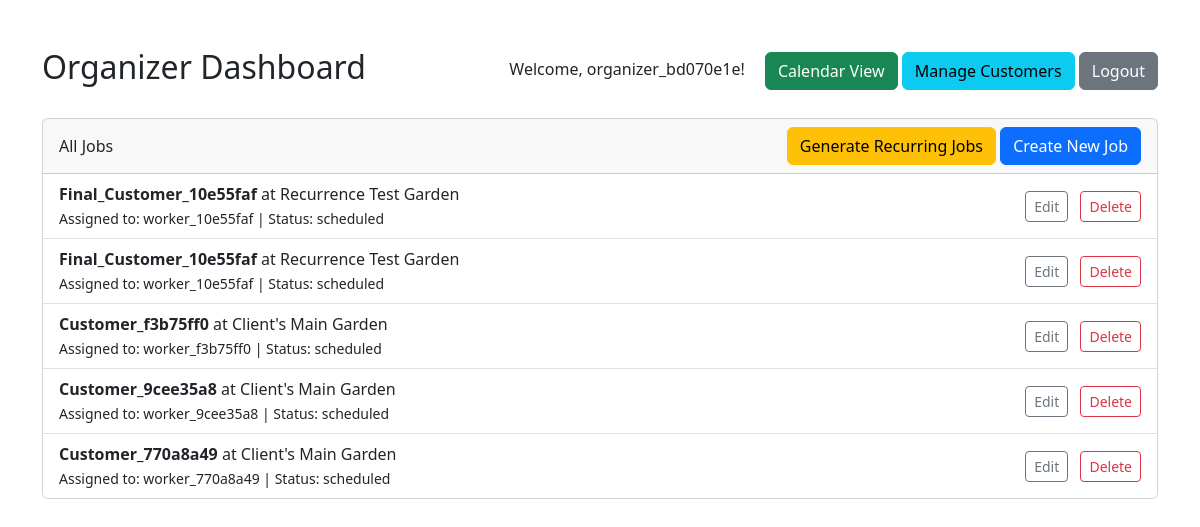
The page /dashboard (signed in) on the database its author committed.
### app/models.py (models this page shows, shortened)
class User(db.Model, UserMixin):
    id = db.Column(db.Integer, primary_key=True)
    username = db.Column(db.String(80), unique=True, nullable=False)
    password_hash = db.Column(db.String(128), nullable=False)
    role = db.Column(db.String(20), nullable=False) # 'organizer' or 'worker'
    jobs = db.relationship('Job', backref='worker', lazy=True)

class Job(db.Model):
    id = db.Column(db.Integer, primary_key=True)
    location = db.Column(db.String(200), nullable=False)
    duration = db.Column(db.Integer, nullable=False) # Estimated duration in minutes
    status = db.Column(db.String(20), nullable=False, default='scheduled') # scheduled, in_progress, completed
    start_time = db.Column(db.DateTime, nullable=True)
    end_time = db.Column(db.DateTime, nullable=True)
    worker_id = db.Column(db.Integer, db.ForeignKey('user.id'), nullable=False)
    customer_id = db.Column(db.Integer, db.ForeignKey('customer.id'), nullable=False)
    scheduled_date = db.Column(db.Date, nullable=True)
    scheduled_time = db.Column(db.Time, nullable=True)
    recurrence_rule = db.Column(db.String(50), nullable=True)

class Customer(db.Model):
    id = db.Column(db.Integer, primary_key=True)
    name = db.Column(db.String(100), nullable=False)
    address = db.Column(db.String(200))
    phone = db.Column(db.String(20))
    email = db.Column(db.String(100))
    jobs = db.relationship('Job', backref='customer', lazy=True)

### app/routes.py (the view)
@main.route('/dashboard')
@login_required
def dashboard():
    if current_user.role == 'organizer':
        jobs = Job.query.order_by(Job.id.desc()).all()
        return render_template('dashboard_organizer.html', jobs=jobs)
    else: # worker
        jobs = Job.query.filter_by(worker_id=current_user.id).order_by(Job.id.desc()).all()
        return render_template('dashboard_worker.html', jobs=jobs)

### app/__init__.py (called while the page is built)
def create_app():
    app = Flask(__name__, template_folder='../templates', static_folder='../static')
    app.config['SQLALCHEMY_DATABASE_URI'] = 'sqlite:///scheduler.db'
    app.config['SQLALCHEMY_TRACK_MODIFICATIONS'] = False
    app.config['SECRET_KEY'] = 'a-secret-key' # Needed for session management
    db.init_app(app)
    from .routes import main as main_blueprint
    app.register_blueprint(main_blueprint)
    from flask_login import LoginManager
    login_manager = LoginManager()
    login_manager.login_view = 'main.login'
    login_manager.init_app(app)
    from .models import User
    @login_manager.user_loader
    def load_user(user_id):
        return User.query.get(int(user_id))
    with app.app_context():
        db.create_all()
    return app

### templates/dashboard_organizer.html (shortened to what this page needs)
{% extends "base.html" %}
{% block content %}
<div class="d-flex justify-content-between align-items-center mt-5">
  <h2>Organizer Dashboard</h2>
  <div>
    <span class="me-3">Welcome, {{ current_user.username }}!</span>
    <a href="{{ url_for('main.calendar') }}" class="btn btn-success">Calendar View</a>
    <a href="{{ url_for('main.customers') }}" class="btn btn-info">Manage Customers</a>
    <a href="{{ url_for('main.logout') }}" class="btn btn-secondary">Logout</a>
  </div>
</div>
<div class="card mt-4">
  <div class="card-header d-flex justify-content-between align-items-center">
    All Jobs
    <div>
      <a href="{{ url_for('main.generate_recurring') }}" class="btn btn-warning">Generate Recurring Jobs</a>
      <a href="{{ url_for('main.create_job') }}" class="btn btn-primary">Create New Job</a>
    </div>
  </div>
  <ul class="list-group list-group-flush">
    {% for job in jobs %}
      <li class="list-group-item d-flex justify-content-between align-items-center">
        <div>
          <strong>{{ job.customer.name }}</strong> at {{ job.location }}<br>
          <small>Assigned to: {{ job.worker.username if job.worker else 'Unassigned' }} | Status: {{ job.status }}</small>
        </div>
        <div>
          <a href="{{ url_for('main.edit_job', job_id=job.id) }}" class="btn btn-sm btn-outline-secondary me-2">Edit</a>
          <form method="post" action="{{ url_for('main.delete_job', job_id=job.id) }}" style="display:inline;">
            <button type="submit" class="btn btn-sm btn-outline-danger">Delete</button>
          </form>
        </div>
      </li>
    {% else %}
      <li class="list-group-item">No jobs found.</li>
    {% endfor %}
  </ul>
</div>
{% endblock %}

### templates/base.html (shortened to what this page needs)
<!doctype html>
<html lang="en">
  <head>
    <link href="https://cdn.jsdelivr.net/npm/bootstrap@5.3.0/dist/css/bootstrap.min.css" rel="stylesheet">
  </head>
  <body>
    <div class="container">
      {% block content %}{% endblock %}
    </div>
  </body>
</html>

### rows shown on the page
User: username "organizer_bd070e1e"
Job: customer.name "Final_Customer_10e55faf", location "Recurrence Test Garden", worker "worker_10e55faf", status "scheduled"
Job: customer.name "Final_Customer_10e55faf", location "Recurrence Test Garden", worker "worker_10e55faf", status "scheduled"
Job: customer.name "Customer_f3b75ff0", location "Client's Main Garden", worker "worker_f3b75ff0", status "scheduled"
Job: customer.name "Customer_9cee35a8", location "Client's Main Garden", worker "worker_9cee35a8", status "scheduled"
Job: customer.name "Customer_770a8a49", location "Client's Main Garden", worker "worker_770a8a49", status "scheduled"
